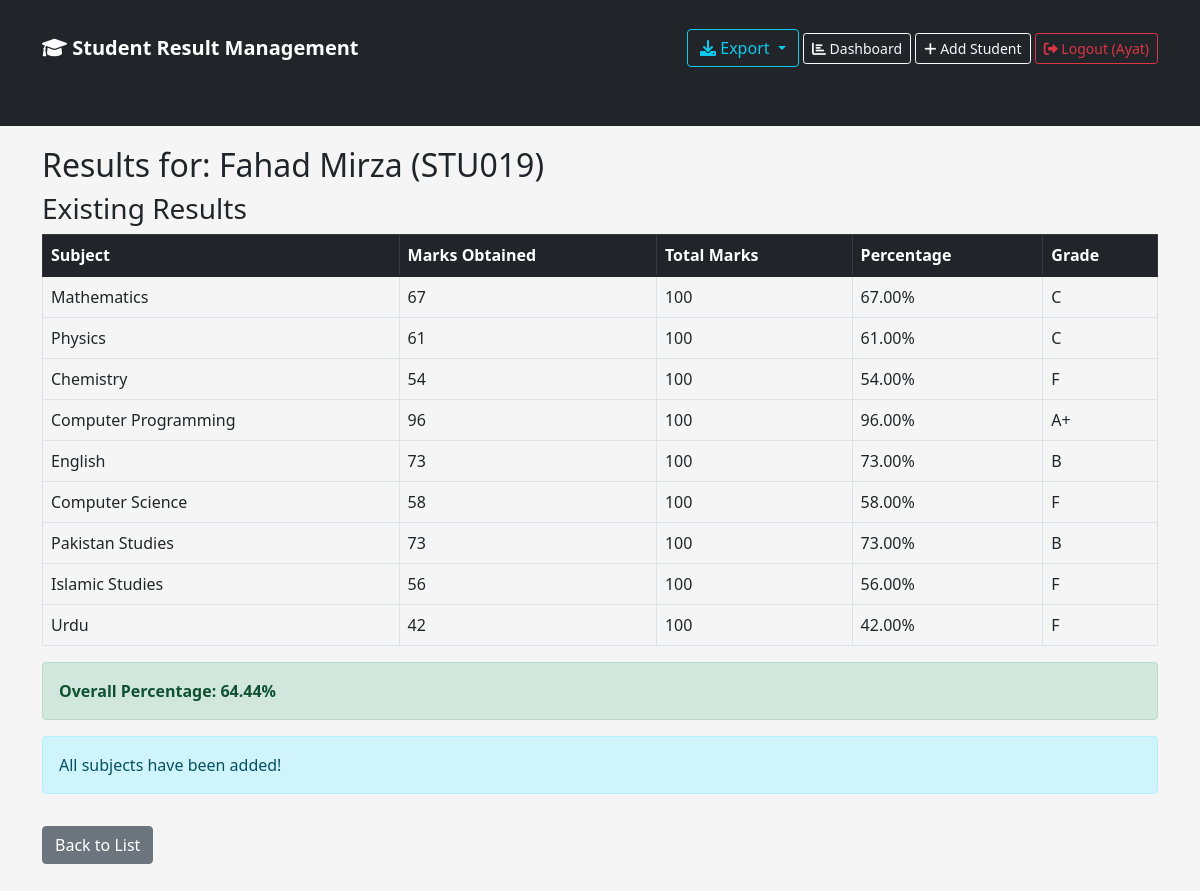
The page /22/result/ (signed in) on the database its author committed.
### students/models.py (models this page shows, shortened)
class Student(models.Model):
    name = models.CharField(max_length=100)
    roll_no = models.CharField(max_length=20, unique=True)
    email = models.EmailField()
    class_name = models.CharField(max_length=20)
    created_at = models.DateTimeField(auto_now_add=True)

class Result(models.Model):
    student = models.ForeignKey(Student, on_delete=models.CASCADE, related_name='results')
    subject = models.ForeignKey(Subject, on_delete=models.CASCADE)
    marks_obtained = models.IntegerField()
    total_marks = models.IntegerField(default=100)
    class Meta:
        unique_together = ['student', 'subject']
    def percentage(self):
        return (self.marks_obtained / self.total_marks) * 100
    def grade(self):
        per = self.percentage()
        if per >= 90: return 'A+'
        elif per >= 80: return 'A'
        elif per >= 70: return 'B'
        elif per >= 60: return 'C'
        else: return 'F'

class Subject(models.Model):
    name = models.CharField(max_length=50)
    code = models.CharField(max_length=10)

### students/views.py (the view)
# urls.py: path('<int:pk>/result/', views.student_result, name='student_result'),
@login_required
def student_result(request, pk):
    student = get_object_or_404(Student, pk=pk)
    results = student.results.all()
    existing_subject_ids = results.values_list('subject_id', flat=True)
    available_subjects = Subject.objects.exclude(id__in=existing_subject_ids)
    total_percentage = 0
    if results:
        total_percentage = sum(r.percentage() for r in results) / results.count()
    if request.method == 'POST':
        form = ResultForm(request.POST)
        if form.is_valid():
            result = form.save(commit=False)
            result.student = student
            result.save()
            return redirect('student_result', pk=pk)
    else:
        form = ResultForm()
    context = {
        'student': student,
        'results': results,
        'form': form,
        'available_subjects': available_subjects,
        'total_percentage': total_percentage,
    }
    return render(request, 'students/student_result.html', context)

### students/templates/students/student_result.html
{% extends 'students/base.html' %}
{% block content %}
<h2>Results for: {{ student.name }} ({{ student.roll_no }})</h2>
<h3>Existing Results</h3>
<table class="table table-bordered">
    <thead class="table-dark">
        <tr>
            <th>Subject</th>
            <th>Marks Obtained</th>
            <th>Total Marks</th>
            <th>Percentage</th>
            <th>Grade</th>
        </tr>
    </thead>
    <tbody>
        {% for result in results %}
        <tr>
            <td>{{ result.subject.name }}</td>
            <td>{{ result.marks_obtained }}</td>
            <td>{{ result.total_marks }}</td>
            <td>{{ result.percentage|floatformat:2 }}%</td>
            <td>{{ result.grade }}</td>
        </tr>
        {% empty %}
        <tr><td colspan="5" class="text-center">No results added yet</td></tr>
        {% endfor %}
    </tbody>
</table>
{% if total_percentage > 0 %}
<div class="alert alert-success">
    <strong>Overall Percentage: {{ total_percentage|floatformat:2 }}%</strong>
</div>
{% endif %}
{% if available_subjects %}
<h3>Add New Result</h3>
<div class="card">
    <div class="card-body">
        <form method="POST">
            {% csrf_token %}
            {{ form.as_p }}
            <button type="submit" class="btn btn-primary">Add Result</button>
        </form>
    </div>
</div>
{% else %}
<div class="alert alert-info">All subjects have been added!</div>
{% endif %}
<a href="{% url 'student_list' %}" class="btn btn-secondary mt-3">Back to List</a>
{% endblock %}

### students/templates/students/base.html (shortened to what this page needs)
<!DOCTYPE html>
<html>
<head>
    <link href="https://cdn.jsdelivr.net/npm/bootstrap@5.1.3/dist/css/bootstrap.min.css" rel="stylesheet">
    <link rel="stylesheet" href="https://cdnjs.cloudflare.com/ajax/libs/font-awesome/6.0.0/css/all.min.css">
</head>
<body>
    <nav class="navbar navbar-dark bg-dark">
        <div class="container">
            <a class="navbar-brand" href="{% url 'student_list' %}">
                <i class="fas fa-graduation-cap"></i> Student Result Management
            </a>
            <div>
                {% if user.is_authenticated %}
                    <div class="btn-group">
                        <button type="button" class="btn btn-outline-info dropdown-toggle" data-bs-toggle="dropdown">
                            <i class="fas fa-download"></i> Export
                        </button>
                    </div>
                    <a class="btn btn-outline-light btn-sm" href="{% url 'dashboard' %}">
                        <i class="fas fa-chart-bar"></i> Dashboard
                    </a>
                    <a class="btn btn-outline-light btn-sm" href="{% url 'student_create' %}">
                        <i class="fas fa-plus"></i> Add Student
                    </a>
                    <a class="btn btn-outline-danger btn-sm" href="{% url 'logout' %}">
                        <i class="fas fa-sign-out-alt"></i> Logout ({{ user.username }})
                    </a>
                {% else %}
                    <a class="btn btn-outline-light btn-sm" href="{% url 'login' %}">
                        <i class="fas fa-sign-in-alt"></i> Login
                    </a>
                {% endif %}
            </div>
        </div>
    </nav>
    <div class="container">
        {% block content %}
        {% endblock %}
    </div>
</body>
</html>

### students/templates/students/base.html (style rules this page uses)
body { background-color: #f5f5f5; }
.container { margin-top: 20px; margin-bottom: 50px; }
.navbar-brand { font-weight: bold; }

### rows shown on the page
Student: name "Fahad Mirza", roll_no "STU019"
Result: subject.name "Mathematics", marks_obtained "67", total_marks "100", percentage "67.00", grade "C"
Result: subject.name "Physics", marks_obtained "61", total_marks "100", percentage "61.00", grade "C"
Result: subject.name "Chemistry", marks_obtained "54", total_marks "100", percentage "54.00", grade "F"
Result: subject.name "Computer Programming", marks_obtained "96", total_marks "100", percentage "96.00", grade "A+"
Result: subject.name "English", marks_obtained "73", total_marks "100", percentage "73.00", grade "B"
Result: subject.name "Computer Science", marks_obtained "58", total_marks "100", percentage "58.00", grade "F"
Result: subject.name "Pakistan Studies", marks_obtained "73", total_marks "100", percentage "73.00", grade "B"
Result: subject.name "Islamic Studies", marks_obtained "56", total_marks "100", percentage "56.00", grade "F"
Result: subject.name "Urdu", marks_obtained "42", total_marks "100", percentage "42.00", grade "F"

### other values the page prints
{{ user.username }} "Ayat"
{{ total_percentage|floatformat:2 }} "64.44"
